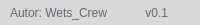
              <widget class="QFrame" name="frame_grip">
               <property name="minimumSize">
                <size>
                 <width>0</width>
                 <height>25</height>
                </size>
               </property>
               <property name="maximumSize">
                <size>
                 <width>16777215</width>
                 <height>25</height>
                </size>
               </property>
               <property name="styleSheet">
                <string notr="true">background-color: rgb(216, 216, 216);</string>
               </property>
               <property name="frameShape">
                <enum>QFrame::NoFrame</enum>
               </property>
               <property name="frameShadow">
                <enum>QFrame::Raised</enum>
               </property>
               <layout class="QHBoxLayout" name="horizontalLayout_6">
                <property name="spacing">
                 <number>0</number>
                </property>
                <property name="leftMargin">
                 <number>0</number>
                </property>
                <property name="topMargin">
                 <number>0</number>
                </property>
                <property name="rightMargin">
                 <number>2</number>
                </property>
                <property name="bottomMargin">
                 <number>0</number>
                </property>
                <item>
                 <widget class="QFrame" name="frame_label_bottom">
                  <property name="frameShape">
                   <enum>QFrame::NoFrame</enum>
                  </property>
                  <property name="frameShadow">
                   <enum>QFrame::Raised</enum>
                  </property>
                  <layout class="QHBoxLayout" name="horizontalLayout_7">
                   <property name="spacing">
                    <number>0</number>
                   </property>
                   <property name="leftMargin">
                    <number>10</number>
                   </property>
                   <property name="topMargin">
                    <number>0</number>
                   </property>
                   <property name="rightMargin">
                    <number>10</number>
                   </property>
                   <property name="bottomMargin">
                    <number>0</number>
                   </property>
                   <item>
                    <widget class="QLabel" name="label_credits">
                     <property name="font">
                      <font>
                       <family>Segoe UI</family>
                      </font>
                     </property>
                     <property name="styleSheet">
                      <string notr="true">color: rgb(98, 103, 111);</string>
                     </property>
                     <property name="text">
                      <string>Autor: Wets_Crew</string>
                     </property>
                    </widget>
                   </item>
                   <item>
                    <widget class="QLabel" name="label_version">
                     <property name="maximumSize">
                      <size>
                       <width>100</width>
                       <height>16777215</height>
                      </size>
                     </property>
                     <property name="font">
                      <font>
                       <family>Segoe UI</family>
                      </font>
                     </property>
                     <property name="styleSheet">
                      <string notr="true">color: rgb(98, 103, 111);</string>
                     </property>
                     <property name="text">
                      <string>v0.1</string>
                     </property>
                     <property name="alignment">
                      <set>Qt::AlignRight|Qt::AlignTrailing|Qt::AlignVCenter</set>
                     </property>
                    </widget>
                   </item>
                  </layout>
                 </widget>
                </item>
                <item>
                 <widget class="QFrame" name="frame_size_grip">
                  <property name="maximumSize">
                   <size>
                    <width>20</width>
                    <height>20</height>
                   </size>
                  </property>
                  <property name="styleSheet">
                   <string notr="true">QSizeGrip {
	background-image: url(:/16x16/icons/16x16/cil-size-grip.png);
	background-position: center;
	background-repeat: no-reperat;
}</string>
                  </property>
                  <property name="frameShape">
                   <enum>QFrame::NoFrame</enum>
                  </property>
                  <property name="frameShadow">
                   <enum>QFrame::Raised</enum>
                  </property>
                 </widget>
                </item>
               </layout>
              </widget>
